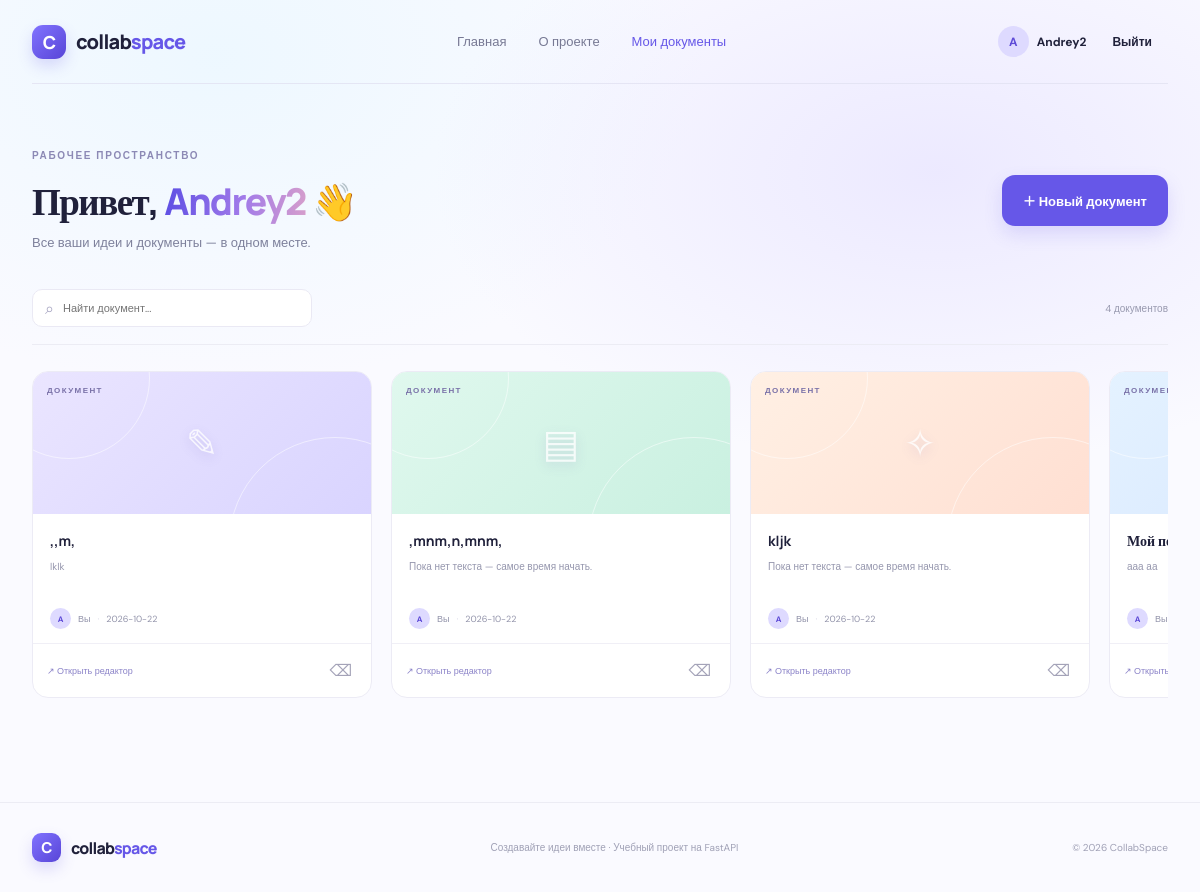
/dashboard (signed in), run on the app's committed database.
### tables this page shows
CREATE TABLE users (
            id INTEGER PRIMARY KEY AUTOINCREMENT,
            username TEXT NOT NULL UNIQUE,
            email TEXT NOT NULL UNIQUE,
            password_hash TEXT NOT NULL,
            created_at TEXT NOT NULL
        );

CREATE TABLE documents (
            id INTEGER PRIMARY KEY AUTOINCREMENT,
            owner_id INTEGER NOT NULL REFERENCES users(id) ON DELETE CASCADE,
            title TEXT NOT NULL DEFAULT 'Новый документ',
            content TEXT NOT NULL DEFAULT '',
            updated_at TEXT NOT NULL
        );

### app/main.py (the view)
@app.get("/dashboard", response_class=HTMLResponse)
def dashboard(request: Request):
    user = current_user(request)
    if not user: return RedirectResponse("/login", status_code=303)
    with db() as conn:
        docs = conn.execute("""
            SELECT d.*, u.username AS owner_name FROM documents d
            JOIN users u ON u.id=d.owner_id
            WHERE d.owner_id=? OR d.id IN (SELECT document_id FROM document_members WHERE user_id=?)
            ORDER BY d.updated_at DESC
        """, (user["id"], user["id"])).fetchall()
    return page(request, "dashboard.html", active="dashboard", documents=[dict(x) for x in docs])

### app/templates/dashboard.html (shortened to what this page needs)
{% extends "base.html" %}
{% block content %}
<section class="dashboard shell">
  <div class="dashboard-heading"><div><div class="eyebrow">РАБОЧЕЕ ПРОСТРАНСТВО</div><h1>Привет, <span class="gradient-text">{{ user.username }}</span> 👋</h1><p class="muted">Все ваши идеи и документы — в одном месте.</p></div><button class="btn btn-primary btn-large" data-modal-open="new-doc-modal">＋ Новый документ</button></div>
  <div class="dashboard-toolbar"><div class="search-box"><span>⌕</span><input id="doc-search" placeholder="Найти документ..." aria-label="Поиск документов"></div><span class="doc-count">{{ documents|length }} документов</span></div>
  {% if documents %}<div class="document-grid" id="document-grid" tabindex="0" role="region" aria-label="Список документов, прокручивается горизонтально">{% for doc in documents %}
    <article class="document-card" data-title="{{ doc.title|lower }}"><a class="doc-card-link" href="/documents/{{ doc.id }}"><div class="doc-cover cover-{{ loop.index0 % 4 }}"><span class="doc-cover-symbol">{% if loop.index0 % 3 == 0 %}✎{% elif loop.index0 % 3 == 1 %}▤{% else %}✧{% endif %}</span><span class="doc-cover-tag">ДОКУМЕНТ</span></div><div class="doc-info"><h3>{{ doc.title }}</h3><p>{{ (doc.content or 'Пока нет текста — самое время начать.')[:95] }}{% if doc.content and doc.content|length > 95 %}…{% endif %}</p><div class="doc-meta"><span class="avatar avatar-small">{{ doc.owner_name[:1]|upper }}</span><span>{{ 'Вы' if doc.owner_id == user.id else doc.owner_name }}</span><span class="meta-dot">·</span><span>{{ doc.updated_at[:10] }}</span></div></div></a><div class="doc-card-bottom"><span>↗ Открыть редактор</span>{% if doc.owner_id == user.id %}<form action="/documents/{{ doc.id }}/delete" method="post" onsubmit="return confirm('Удалить документ без возможности восстановления?')"><button class="icon-button" title="Удалить документ" aria-label="Удалить документ">⌫</button></form>{% endif %}</div></article>
  {% endfor %}</div>{% else %}<div class="empty-state"><div class="empty-illustration">✎</div><h3>Здесь появится ваша первая идея</h3><p>Создайте документ и начните записывать мысли.</p><button class="btn btn-primary" data-modal-open="new-doc-modal">＋ Создать документ</button></div>{% endif %}
</section>
{% endblock %}

### app/templates/base.html (shortened to what this page needs)
<!DOCTYPE html>
<html lang="ru">
<head>
  <link rel="stylesheet" href="/static/css/style.css">
</head>
<body>
<header class="site-header">
  <a class="brand" href="/"><span class="brand-mark">C</span><span>collab<span class="brand-accent">space</span></span></a>
  <nav class="main-nav">
    <a class="{{ 'active' if active == 'home' else '' }}" href="/">Главная</a>
    <a class="{{ 'active' if active == 'about' else '' }}" href="/about">О проекте</a>
    {% if user %}<a class="{{ 'active' if active == 'dashboard' else '' }}" href="/dashboard">Мои документы</a>{% endif %}
  </nav>
  <div class="header-actions">
    {% if user %}
      <a class="user-chip" href="/profile"><span class="avatar">{{ user.username[:1]|upper }}</span><span>{{ user.username }}</span></a>
      <form action="/logout" method="post"><button class="btn btn-ghost btn-small" type="submit">Выйти</button></form>
    {% else %}
      <a class="btn btn-ghost btn-small" href="/login">Войти</a><a class="btn btn-primary btn-small" href="/register">Начать бесплатно <span>↗</span></a>
    {% endif %}
  </div>
</header>
<main>{% block content %}{% endblock %}</main>
<footer class="site-footer"><a class="brand footer-brand" href="/"><span class="brand-mark">C</span><span>collab<span class="brand-accent">space</span></span></a><span>Создавайте идеи вместе · Учебный проект на FastAPI</span><span>© 2026 CollabSpace</span></footer>
</body>
</html>

### data on the page
users: username "A", username "Andrey2"
documents: title ",,m,", content "lklk", username "A", owner_id "Вы", updated_at "2026-10-22"
documents: title ",mnm,n,mnm,", content "Пока нет текста — самое время начать.", username "A", owner_id "Вы", updated_at "2026-10-22"
documents: title "kljk", content "Пока нет текста — самое время начать.", username "A", owner_id "Вы", updated_at "2026-10-22"
documents: title "Мой…", content "ааа аа", username "A", owner_id "Вы"

### other printed values
{{ documents|length }} "4"
